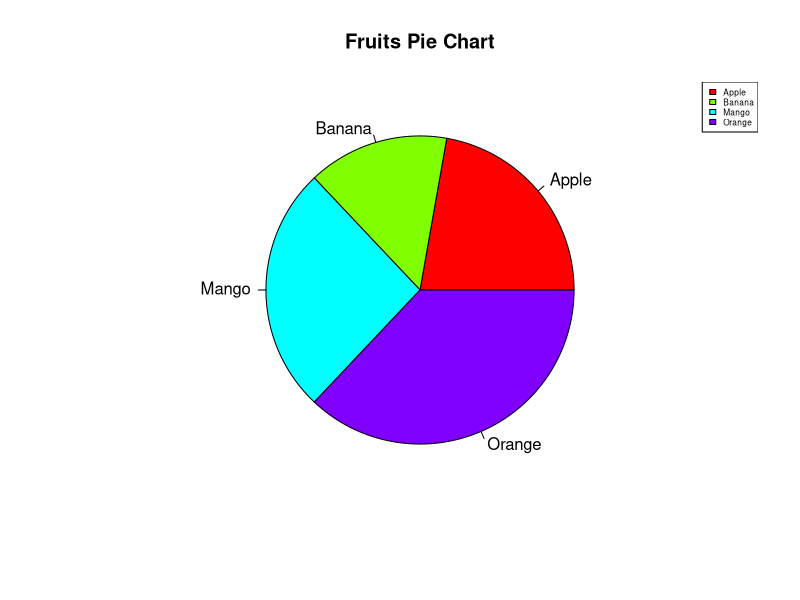
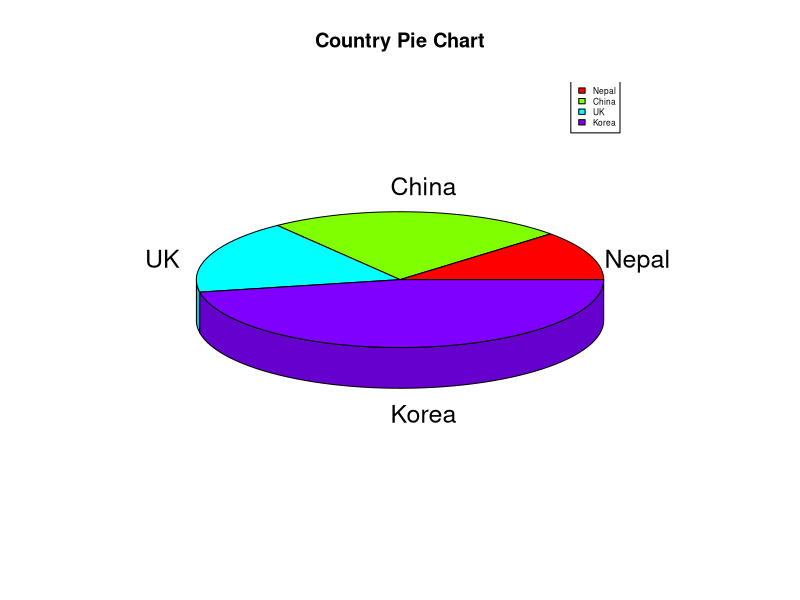
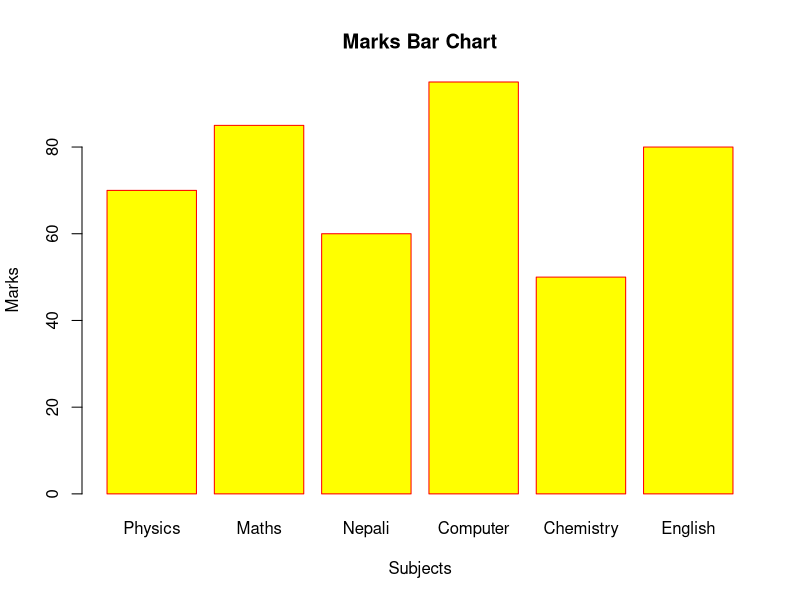
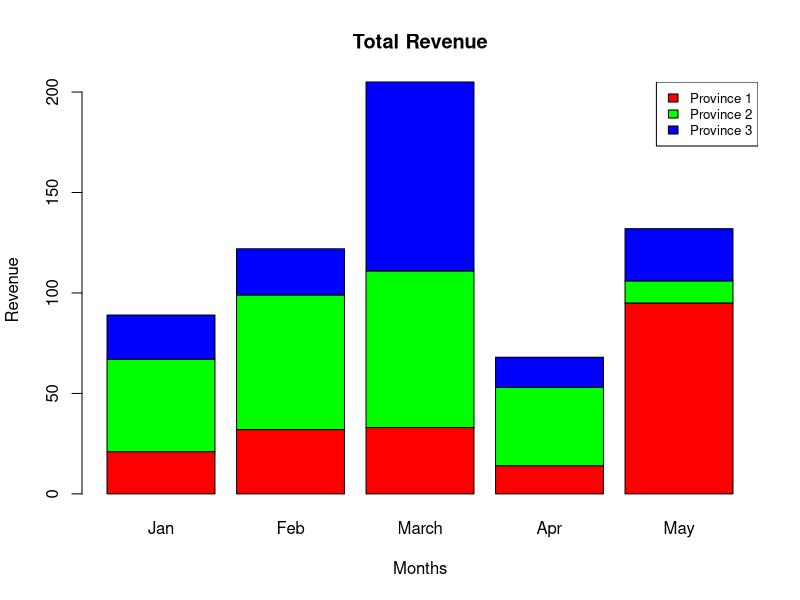
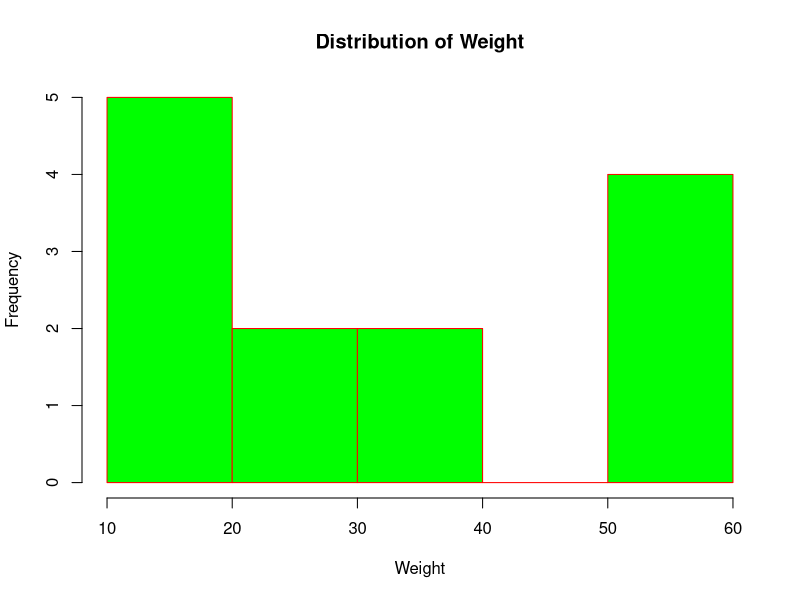
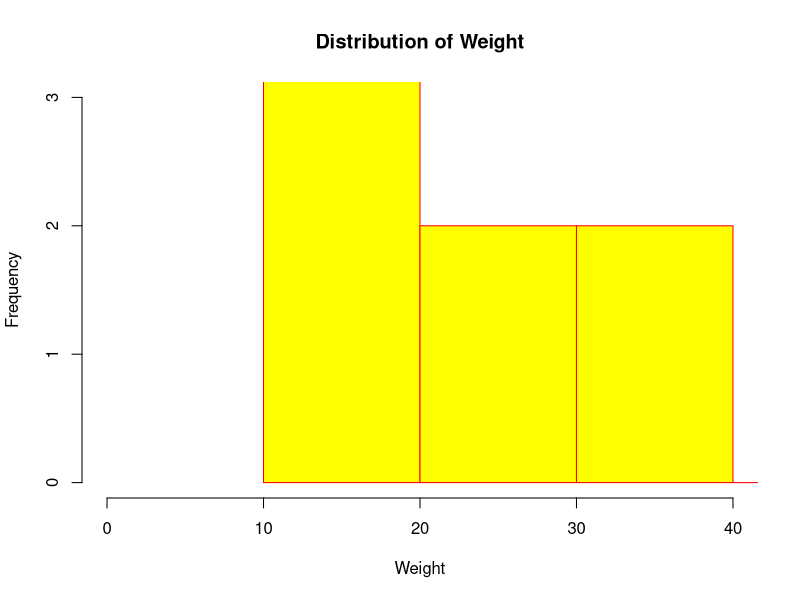
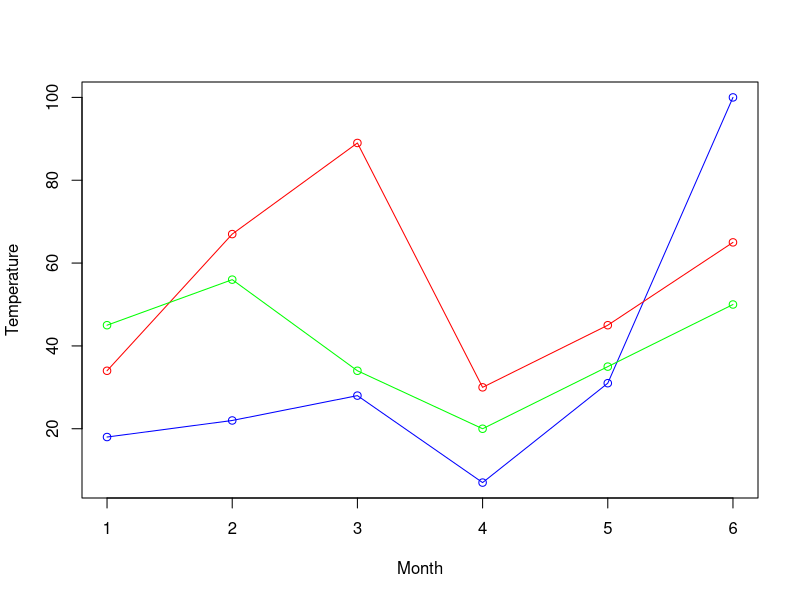
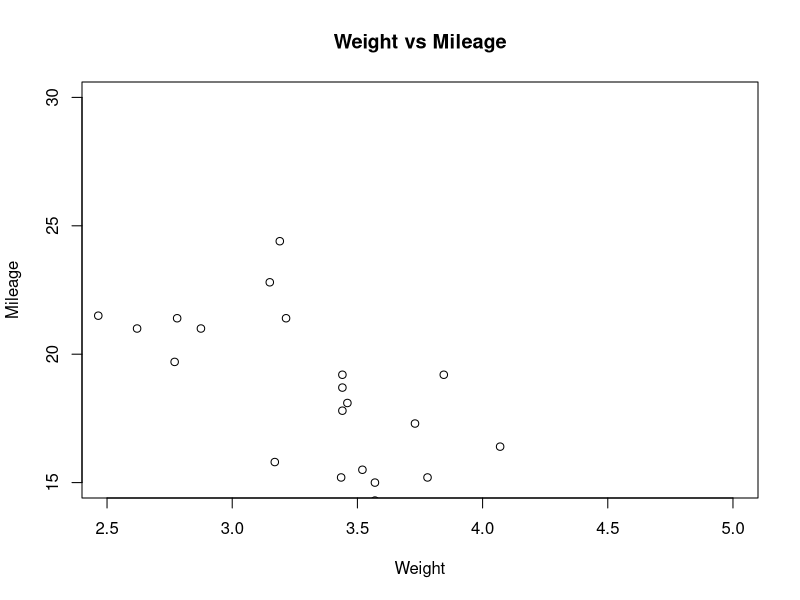

Reproduce these figures in R, in order.
# DATA VISUALIZATION IN R

# 1. PIE CHARTS
# A pie chart is a circular chart divided into slices to illustrate numerical proportions.
# The `pie()` function is used to create a pie chart using positive numeric vectors.

# Basic Pie Chart
x <- c(30, 20, 35, 50)
labels <- c("Apple", "Banana", "Mango", "Orange")
pie(x, labels, main = "Fruits Pie Chart", col = rainbow(length(x)))  # Create pie chart with rainbow colors

# Adding Legend
legend("topright", labels, cex = 0.5, fill = rainbow(length(x)))

# 3D Pie Chart
# To create a 3D pie chart, we use the plotrix package
install.packages("plotrix")  # Install plotrix if not already installed
library(plotrix)  # Load the plotrix library

x1 <- c(50, 100, 75, 200)
labels1 <- c("Nepal", "China", "UK", "Korea")
pie3D(x = x1, labels = labels1, main = "Country Pie Chart", col = rainbow(length(x1)))
legend("topright", labels1, cex = 0.5, fill = rainbow(length(x1)))


# 2. BAR CHARTS
# A bar chart is used to represent categorical data with rectangular bars.
# The height of each bar is proportional to the value it represents.

# Simple Bar Chart
marks <- c(70, 85, 60, 95, 50, 80)
subjects <- c("Physics", "Maths", "Nepali", "Computer", "Chemistry", "English")
barplot(marks, names.arg = subjects, xlab = "Subjects", ylab = "Marks", 
        main = "Marks Bar Chart", col = "yellow", border = "red")

# Grouped Bar Chart (Multiple Bars)
months <- c("Jan", "Feb", "March", "Apr", "May")
regions <- c("Province 1", "Province 2", "Province 3")
val <- matrix(c(21, 32, 33, 14, 95, 
                46, 67, 78, 39, 11, 
                22, 23, 94, 15, 26), 
              nrow = 3, ncol = 5, byrow = TRUE)

barplot(val, names.arg = months, xlab = "Months", ylab = "Revenue", 
        main = "Total Revenue", col = rainbow(length(regions)))
legend("topright", regions, cex = 0.8, fill = rainbow(length(regions)))


# 3. HISTOGRAM
# A histogram displays the frequency distribution of a continuous numeric variable.
# Unlike a bar chart, histograms show data distribution over intervals.

v <- c(12, 24, 16, 38, 21, 13, 55, 17, 39, 10, 60, 59, 58)
hist(v, xlab = "Weight", ylab = "Frequency", 
     main = "Distribution of Weight", col = "green", border = "red")

# Histogram with specified axis limits
hist(v, xlab = "Weight", ylab = "Frequency", 
     main = "Distribution of Weight", col = "yellow", border = "red", 
     xlim = c(0, 40), ylim = c(0, 3))


# 4. LINE GRAPH
# A line graph connects data points with lines to show trends over time.

v <- c(18, 22, 28, 7, 31, 100)
plot(v, xlab = "Month", ylab = "Temperature", 
     type = "o", col = "blue")  # type = "o" shows points and lines

# Adding multiple lines to the same graph
w <- c(34, 67, 89, 30, 45, 65)
x <- c(45, 56, 34, 20, 35, 50)
lines(w, type = "o", col = "red")
lines(x, type = "o", col = "green")


# 5. SCATTER PLOT
# A scatter plot is used to observe relationships between two numeric variables.

# Load mtcars dataset and select columns
library(dplyr)
d1 <- select(mtcars, wt, mpg)

# Scatter plot using base R
plot(x = d1$wt, y = d1$mpg, xlab = "Weight", ylab = "Mileage", 
     xlim = c(2.5, 5), ylim = c(15, 30), main = "Weight vs Mileage")

# Scatter plot using ggplot2
library(ggplot2)
ggplot(mtcars, aes(x = wt, y = mpg)) + 
  geom_point()

# Colored scatter plot based on number of gears
ggplot(mtcars, aes(x = drat, y = mpg)) + 
  geom_point(aes(color = factor(gear)))
